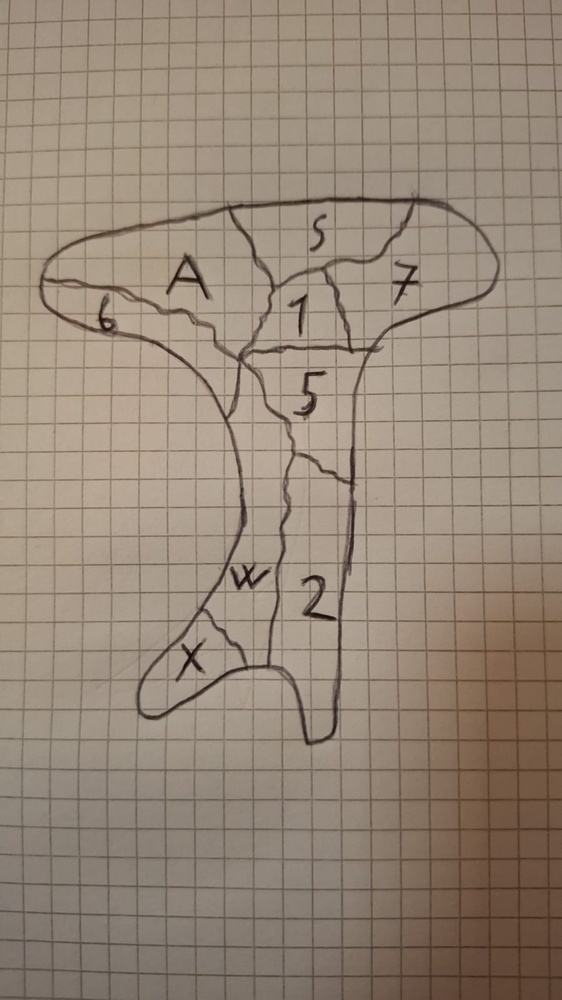
#> input picture ModelloCompleto/mappa.jpg, 562 x 1000 px, shrunk from 899 x 1599 before the run
$ python -i modulo_digitalizzatore.py   (imports and definitions only)
#> lines starting #> are read from the running program, lines starting #| are printed output that depends on the picture; after the words box and inside, x2 and y2 are one past the last pixel; in counts of white or black regions, pixels touching at a corner belong together
# L'immagine di input sarà a colori, mentre quella di output sarà una matrice di valori da 0 a 255
# in scala di grigi (0 = nero e 255 = bianco)

import cv2  # Essenziale per processare le immagini
import numpy as np  # Usata per gestire le matrici numeriche, essenziali per operazioni su immagini

# Qui andiamo a definire i parametri per la digitalizzazione dell'immagine
MEDIAN_BLUR = 3             # Blur applicato alle righe. Serve per aiutare il modello di ML e per chiudere
                            # eventuali buchi minuscoli dati dal rumore.
ADAPTIVE_THRESH = 10        # Regola il Gaussian_thresholding, indica la sensibilità tramite la quale
                            # diversifichiamo un insieme di pixel neri da ombre a righe effettive.
ITERAZIONI_DILATAZIONE = 1  # Il numero di iterazioni che il codice deve eseguire per la dilatazione delle
                            # righe visibili, in modo da chiudere il maggior numero di buchi possibili

def ottieni_matrice_binaria(image_path):
#> called with image_path = 'mappa.jpg'
    print(f"[Dg] Elaborazione dell'immagine: {image_path}...")

    img_color = cv2.imread(image_path)
#> img_color is the input picture: shape (1000, 562, 3); mean B, G, R 120.2, 135.3, 150.4
    if img_color is None:
        raise ValueError(f"Immagine {image_path} non trovata.")

    # Convertiamo l'immagine in scala di grigi (la penna è scura)
    img_gray = cv2.cvtColor(img_color, cv2.COLOR_BGR2GRAY)
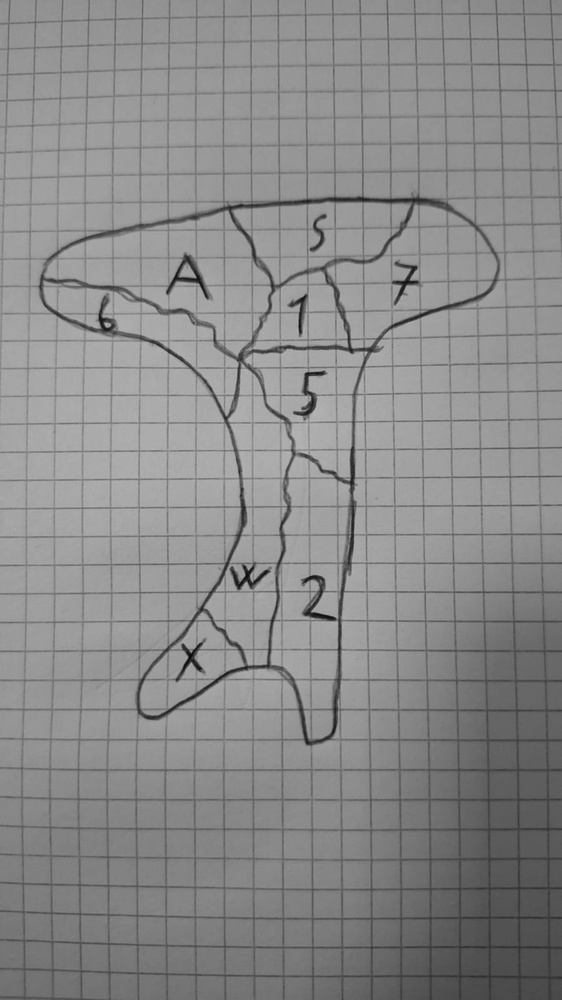
#> img_gray: shape (1000, 562); min 8, max 189, mean 138.1

    # Ispessimento della penna (assegna il valore minimo del kernel)
    kernel_penna = np.ones((2, 2), np.uint8)    # Creazione matrice unitaria 2x2.
    img_gray = cv2.erode(img_gray, kernel_penna, iterations=1)

    # Applichiamo un blur per rimuovere il rumore
    # Calcola la mediana dei pixel in un'area
    img_sfocata = cv2.medianBlur(img_gray, MEDIAN_BLUR)

    # Trasforma l'immagine blurrata in binaria: utilizza la tecnica Adaptive Thresholding per stabilire
    # una soglia di luminosità che varia a seconda dell'area circostante.
    img_binaria = cv2.adaptiveThreshold(
        img_sfocata, 255, cv2.ADAPTIVE_THRESH_GAUSSIAN_C, cv2.THRESH_BINARY_INV, 31, ADAPTIVE_THRESH
    )
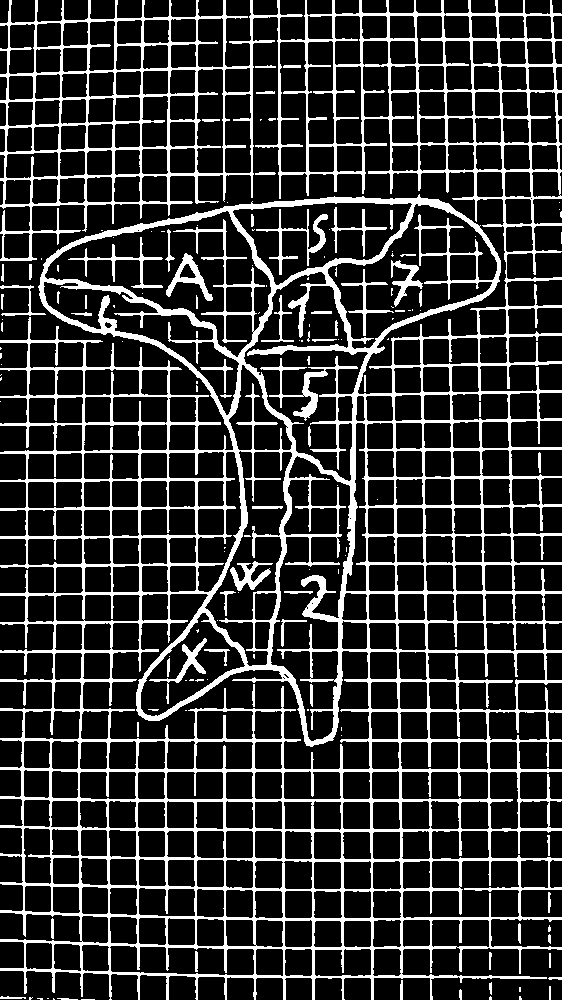
#> img_binaria: shape (1000, 562); 19.3% white; 147 white regions (84 under 20 px), largest, box (x1, y1, x2, y2) and area: (0, 0, 562, 1000) 100829, (256, 209, 328, 275) 747, (166, 253, 213, 301) 623
    # Qui invertiamo anche i colori dell'immagine, penna come bianco e lo sfondo nero,
    # impostando tutti i valori che sono sotto una certa soglia (ovvero nero) al valore massimo 255, e viceversa, la dilatazione dilata il bianco.


    # Dilatazione  per unire i buchi: tramite una matrice 3x3 ingrandisce gli oggetti
    # binari (in questo caso le tracce della penna), creando un'immagine più definita.
    kernel = np.ones((3,3), np.uint8)
    img_binaria = cv2.dilate(img_binaria, kernel, iterations=ITERAZIONI_DILATAZIONE)
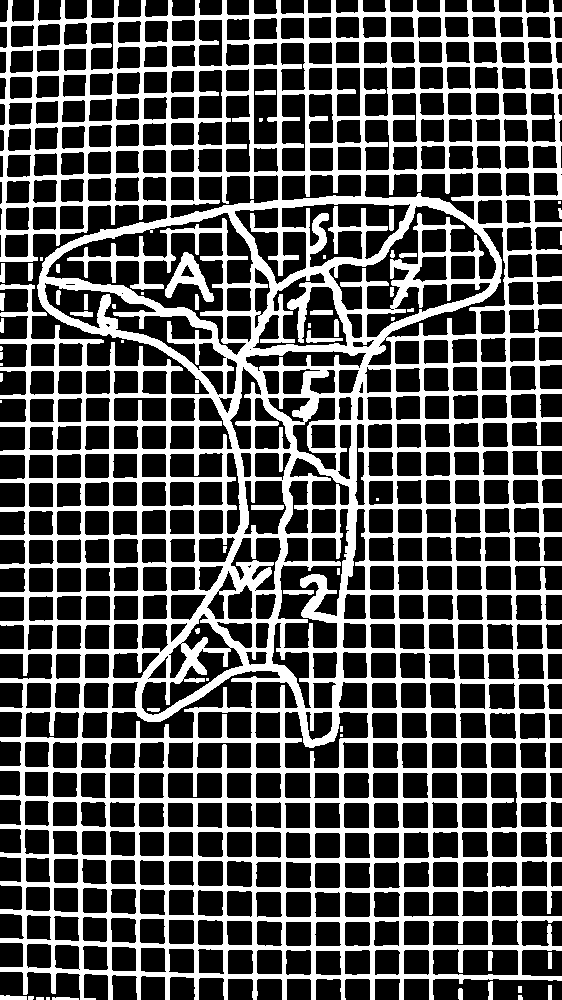
#> img_binaria: shape (1000, 562); 32.9% white; 58 white regions (17 under 20 px), largest, box (x1, y1, x2, y2) and area: (0, 0, 562, 1000) 181356, (165, 252, 214, 302) 907, (306, 330, 343, 343) 178

    return img_color, img_binaria

>>> result = ottieni_matrice_binaria('mappa.jpg')
